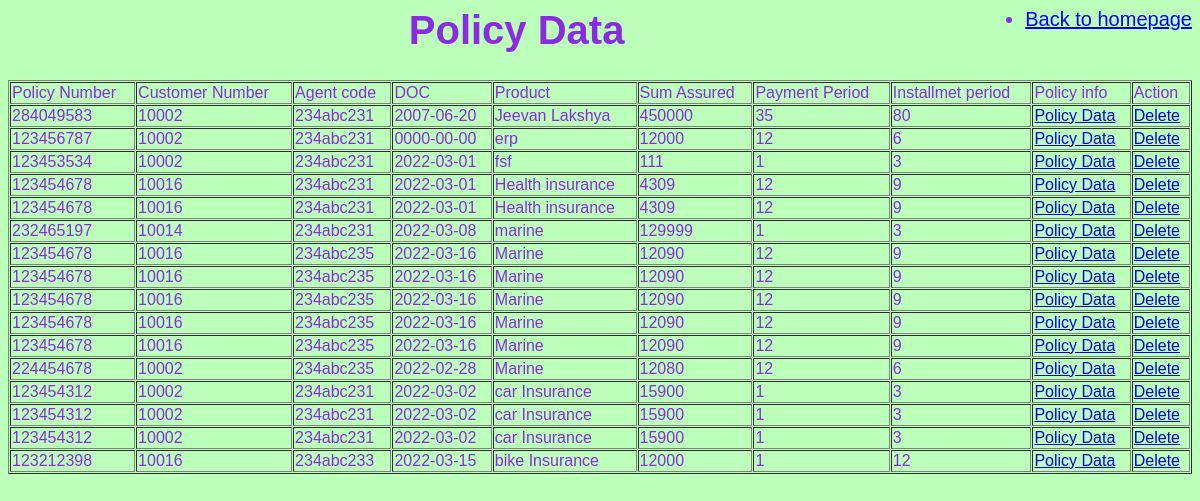
The page /policy/modified1.php on the database its author committed.
### tables this page shows
CREATE TABLE `policy_data` (
  `Policy_Num` int(15) NOT NULL,
  `Customer_Num` bigint(10) NOT NULL,
  `Agent_code` varchar(10) NOT NULL,
  `DOC` date NOT NULL,
  `Product` varchar(50) NOT NULL,
  `Sum_Assured` int(10) NOT NULL,
  `Pay_Period` int(2) NOT NULL,
  `Ins_Period` int(2) NOT NULL
);

### policy/modified1.php (the view)
<?php
include "../config.php";
$sql = "select * from policy_data";
$result = mysqli_query($dbc,$sql);
?>
<html>
    <body>
		<link href = "registration.css" type = "text/css" rel = "stylesheet" />
		<link href = "../style.css" type = "text/css" rel = "stylesheet" />
		<ul>
			<li style="float:right;"><a href="../index.php"> Back to homepage</a></li>
		</ul>
		<h1><center>Policy Data</center></h1>
		<table width = "100%" border = "1" cellspacing = "1" cellpadding = "1">
            <tr>
                <td>Policy Number</td>
                <td>Customer Number</td>
                <td>Agent code</td>
                <td>DOC</td>
                <td>Product</td>
                <td>Sum Assured</td>
                <td>Payment Period</td>
                <td>Installmet period</td>
				<td>Policy info</td>
                <td colspan = "2">Action</td>
            </tr>
	<?php
		while($row = mysqli_fetch_object($result)){
	?>
			<tr>
				<td>
					<?php echo $row->Policy_Num;?>
				</td>
				<td>
					<?php echo $row->Customer_Num;?>
				</td>
				<td>
					<?php echo $row->Agent_code;?>
				</td>
				<td>
					<?php echo $row->DOC;?>
				</td>
				<td>
					<?php echo $row->Product;?>
				</td>
				<td>
					<?php echo $row->Sum_Assured;?>
				</td>
				<td>
					<?php echo $row->Pay_Period;?>
				</td>
				<td>
					<?php echo $row->Ins_Period;?>
				</td>
				<td>
					<a href="../view.php?Policy_Num=<?php echo $row->Policy_Num;?>">Policy Data </a>
				</td>
				<td> <a href="delete.php?pol=<?php echo $row->Policy_Num;?>" onclick="return confirm('Are You Sure')">Delete
				</a> </td>
			</tr>
		<?php } ?>
        </table>
    </body>
</html>

### policy/registration.css (style rules this page uses)
body { color: #8A2BE2; font-size: 20px; font-family: Verdana, Arial, Helvetica, monospace; background-color: #F0E8A0; }

### style.css (style rules this page uses)
body { background:#BCFFBA; }

### rows shown on the page
policy_data: Policy_Num "284049583", Customer_Num "10002", Agent_code "234abc231", DOC "2007-06-20", Product "Jeevan Lakshya", Sum_Assured "450000", Pay_Period "35", Ins_Period "80"
policy_data: Policy_Num "123456787", Customer_Num "10002", Agent_code "234abc231", DOC "0000-00-00", Product "erp", Sum_Assured "12000", Pay_Period "12", Ins_Period "6"
policy_data: Policy_Num "123453534", Customer_Num "10002", Agent_code "234abc231", DOC "2022-03-01", Product "fsf", Sum_Assured "111", Pay_Period "1", Ins_Period "3"
policy_data: Policy_Num "123454678", Customer_Num "10016", Agent_code "234abc231", DOC "2022-03-01", Product "Health insurance", Sum_Assured "4309", Pay_Period "12", Ins_Period "9"
policy_data: Policy_Num "123454678", Customer_Num "10016", Agent_code "234abc231", DOC "2022-03-01", Product "Health insurance", Sum_Assured "4309", Pay_Period "12", Ins_Period "9"
policy_data: Policy_Num "232465197", Customer_Num "10014", Agent_code "234abc231", DOC "2022-03-08", Product "marine", Sum_Assured "129999", Pay_Period "1", Ins_Period "3"
policy_data: Policy_Num "123454678", Customer_Num "10016", Agent_code "234abc235", DOC "2022-03-16", Product "Marine", Sum_Assured "12090", Pay_Period "12", Ins_Period "9"
policy_data: Policy_Num "123454678", Customer_Num "10016", Agent_code "234abc235", DOC "2022-03-16", Product "Marine", Sum_Assured "12090", Pay_Period "12", Ins_Period "9"
policy_data: Policy_Num "123454678", Customer_Num "10016", Agent_code "234abc235", DOC "2022-03-16", Product "Marine", Sum_Assured "12090", Pay_Period "12", Ins_Period "9"
policy_data: Policy_Num "123454678", Customer_Num "10016", Agent_code "234abc235", DOC "2022-03-16", Product "Marine", Sum_Assured "12090", Pay_Period "12", Ins_Period "9"
policy_data: Policy_Num "123454678", Customer_Num "10016", Agent_code "234abc235", DOC "2022-03-16", Product "Marine", Sum_Assured "12090", Pay_Period "12", Ins_Period "9"
policy_data: Policy_Num "224454678", Customer_Num "10002", Agent_code "234abc235", DOC "2022-02-28", Product "Marine", Sum_Assured "12080", Pay_Period "12", Ins_Period "6"
policy_data: Policy_Num "123454312", Customer_Num "10002", Agent_code "234abc231", DOC "2022-03-02", Product "car Insurance", Sum_Assured "15900", Pay_Period "1", Ins_Period "3"
policy_data: Policy_Num "123454312", Customer_Num "10002", Agent_code "234abc231", DOC "2022-03-02", Product "car Insurance", Sum_Assured "15900", Pay_Period "1", Ins_Period "3"
policy_data: Policy_Num "123454312", Customer_Num "10002", Agent_code "234abc231", DOC "2022-03-02", Product "car Insurance", Sum_Assured "15900", Pay_Period "1", Ins_Period "3"
policy_data: Policy_Num "123212398", Customer_Num "10016", Agent_code "234abc233", DOC "2022-03-15", Product "bike Insurance", Sum_Assured "12000", Pay_Period "1", Ins_Period "12"
